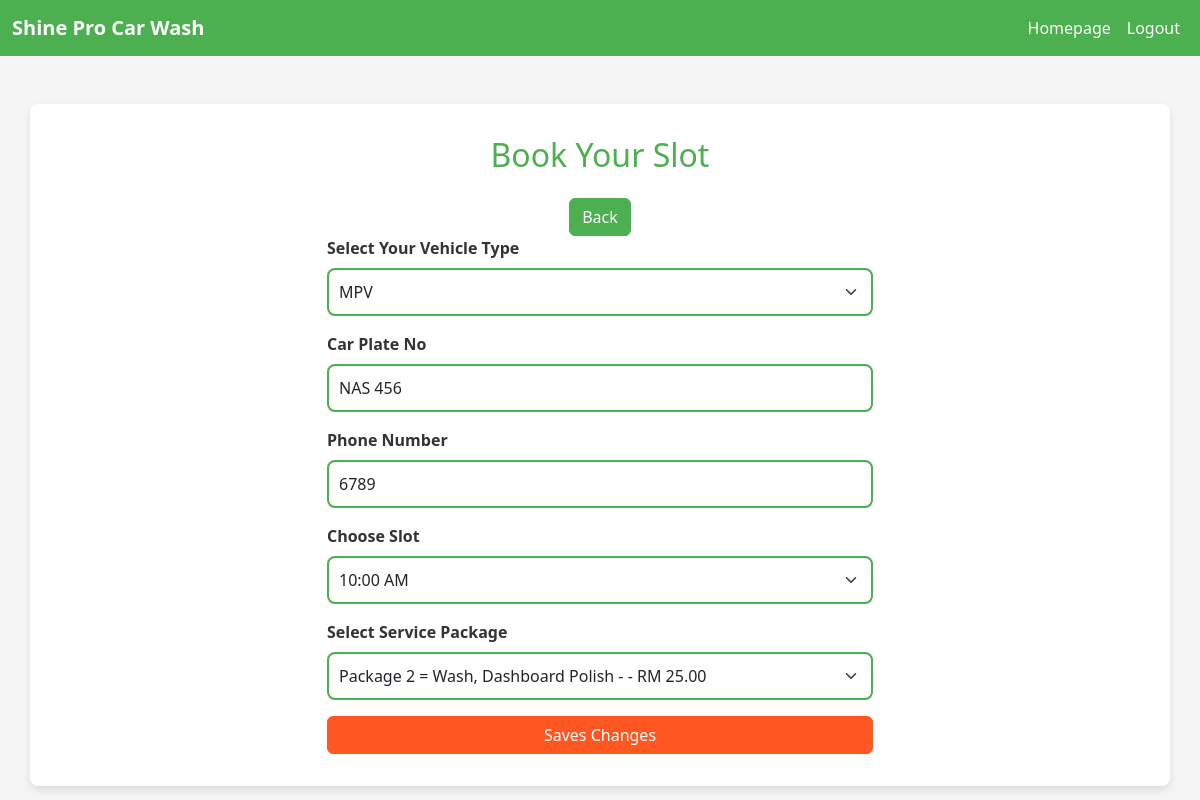
Page /booking/edit/18/ on the committed database.
### carwash/models.py (models this page shows)
class Booking(models.Model):
    booking_id = models.AutoField(primary_key=True)
    customer = models.ForeignKey(User, on_delete=models.CASCADE)
    service = models.ForeignKey(Service, on_delete=models.CASCADE)
    vehicle_type = models.CharField(null=True,max_length=20)
    no_plate = models.CharField(max_length=15,null=True,blank=True)
    no_phone = models.CharField(max_length=100,null=True,blank=True)
    slot = models.CharField(null=True, max_length=50)
    status = models.CharField(max_length=100,default="Not yet")
    payment_status = models.BooleanField(default=False)
    payment_proof = models.FileField(upload_to='payment_receipts/', null=True, blank=True)

class Service(models.Model):
    service_id = models.AutoField(primary_key=True)
    service_name = models.CharField(max_length=100)
    price = models.DecimalField(max_digits=10, decimal_places=2)

### carwash/views.py (the view, shortened to what this page needs)
# urls.py: path('booking/edit/<int:booking_id>/', views.edit_booking, name='edit_booking'),
def edit_booking(request, booking_id):
    booking = get_object_or_404(Booking, booking_id=booking_id)
    services = Service.objects.all().values()
    context = {
        'booking': booking,
        'AllServices':services,
        'user_id':request.user.id
               }
    return render(request, 'carwash/customerEdit.html',context)

### carwash/templates/carwash/customerEdit.html (shortened to what this page needs)
{% load static %}
<!DOCTYPE html>
<html lang="en">
<head>
    <link href="https://cdn.jsdelivr.net/npm/bootstrap@5.3.0-alpha1/dist/css/bootstrap.min.css" rel="stylesheet">
</head>
<body>
    <nav class="navbar navbar-expand-lg navbar-dark">
        <div class="container-fluid">
            <a class="navbar-brand" href="#">Shine Pro Car Wash</a>
            <div class="collapse navbar-collapse" id="navbarNav">
                <ul class="navbar-nav ms-auto">
                    <li class="nav-item">
                        <a class="nav-link" href="{%url 'customerMain' user_id %}">Homepage</a>
                    </li>
                    <li class="nav-item">
                        <a class="nav-link" href="{% url 'logout' %}">Logout</a>
                    </li>
                </ul>
            </div>
        </div>
    </nav>
    <section id="booking" class="container mt-5">
        <h2 class="text-center mb-4">Book Your Slot</h2>
        <div class="container mt-3 text-center" >
            <button class="btn btn-secondary" onclick="history.back()">Back</button>
        </div>
        <div class="row justify-content-center">
            <div class="col-lg-6">
                <form action="{% url 'edit_booking' booking.booking_id %}" method="post">
                    <div class="mb-3">
                        <label for="vehicle_type" class="form-label">Select Your Vehicle Type</label>
                        <select name="vehicle_type" id="vehicle_type" class="form-select" required>
                            <option value="MPV">MPV</option>
                        </select>
                    </div>
                    <div class="mb-3">
                        <label for="car_plate" class="form-label">Car Plate No</label>
                        <input type="text" value="{{booking.no_plate}}" name="car_plate" id="car_plate" class="form-control" required>
                    </div>
                    <div class="mb-3">
                        <label for="phone_number" class="form-label">Phone Number</label>
                        <input type="text" name="phone_number" value="{{booking.no_phone}}" id="phone_number" class="form-control" required>
                    </div>
                    <div class="mb-3">
                        <label for="slot" class="form-label">Choose Slot</label>
                        <select name="slot" id="slot" class="form-select" required>
                            <option value="10:00 AM" {% if booking.slot == '10:00 AM' %}selected{% endif %}>10:00 AM</option>
                        </select>
                    </div>
                    <div class="mb-3">
                        <label for="service_package" class="form-label">Select Service Package</label>
                        <select name="service_package" id="service_package" class="form-select" required>
                            {% for service in AllServices %}
                                <option value="{{ service.service_id }}" {% if booking.service.service_id == service.service_id %}selected{% endif %}>
                                     {{ service.service_name }} - RM {{ service.price }}
                                </option>
                            {% endfor %}
                        </select>
                    </div>
                    <div class="d-grid">
                        <button type="submit" class="btn btn-primary">Saves Changes</button>
                    </div>
                </form>
            </div>
        </div>
    </section>
</body>
</html>

### carwash/templates/carwash/customerEdit.html (style rules this page uses)
:root { --primary-color: #4CAF50; --secondary-color: #FFC107; --background-color: #F5F5F5; --text-color: #333; --button-color: #FF5722; }
body { background-color: var(--background-color); color: var(--text-color); }
.navbar { background-color: var(--primary-color); }
.navbar-brand { font-weight: bold; color: #fff !important; }
.nav-link { color: #fff !important; }
section { padding: 2rem; background-color: #fff; border-radius: 8px; box-shadow: 0 4px 8px rgba(0, 0, 0, 0.1); }
h2 { color: var(--primary-color); }
.btn-primary { background-color: var(--button-color); border-color: var(--button-color); }
.form-label { font-weight: bold; }
.form-select, .form-control { border-radius: 8px; padding: 10px; border: 2px solid var(--primary-color); }
.btn-secondary { background-color: var(--primary-color); border-color: var(--primary-color); }

### rows in the picture
Booking: car_plate "NAS 456", phone_number "6789", slot "10:00 AM", service_package "Package 2 = Wash, Dashboard Polish - - RM 25.00"
